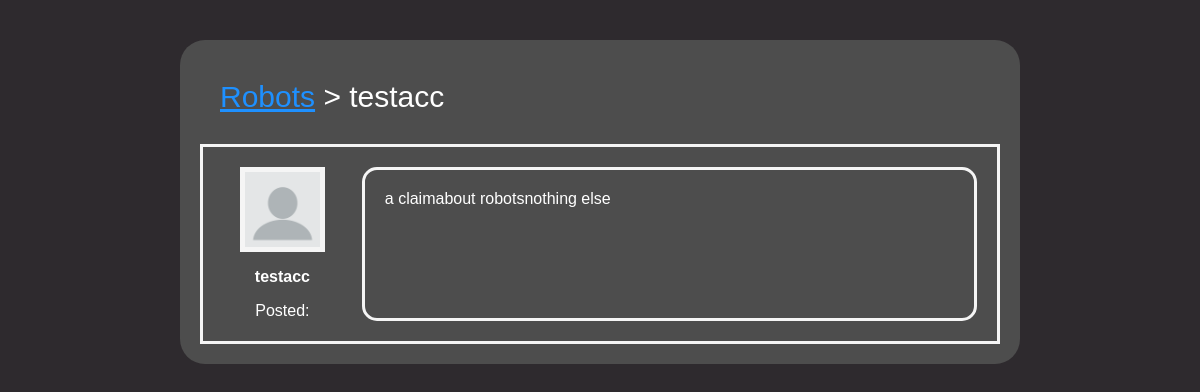
/1/1, run on the app's committed database.
### tables this page shows
CREATE TABLE topic (
    topicID INTEGER NOT NULL PRIMARY KEY AUTOINCREMENT,
    topicName TEXT NOT NULL,
    postingUser INTEGER REFERENCES user(userID) ON DELETE SET NULL ON UPDATE CASCADE,
    creationTime INTEGER NOT NULL,
    updateTime INTEGER NOT NULL
);

CREATE TABLE user (
    userID INTEGER NOT NULL PRIMARY KEY AUTOINCREMENT,
    userName TEXT NOT NULL,
    passwordHash BLOB NOT NULL,
    isAdmin BOOLEAN NOT NULL,
    creationTime INTEGER NOT NULL,
    lastVisit INTEGER NOT NULL
);

CREATE TABLE claim (
    claimID INTEGER NOT NULL PRIMARY KEY AUTOINCREMENT,
    topic INTEGER NOT NULL REFERENCES topic(topicID) ON DELETE CASCADE ON UPDATE CASCADE,
    postingUser INTEGER REFERENCES user(userID) ON DELETE SET NULL ON UPDATE CASCADE,
    creationTime INTEGER NOT NULL,
    updateTime INTEGER NOT NULL,
    text TEXT NOT NULL
);

### server.py (the view)
@app.route('/<topicId>/<claimId>', methods=["GET"])
def displayClaim(topicId, claimId):
    if not isTopicIdValid(topicId):
        return NotFoundMessage("Topic")
    if not isClaimIdValid(claimId):
        return NotFoundMessage("Claim")
    if not isTopicRelatedToClaim(topicId, claimId):
        return NotFoundMessage("Claim is not related to that topic")
    db = sqlite3.connect(PATH)
    cursor = db.cursor()
    claim = cursor.execute(
        "select postingUser, text from claim where claimID=?", (claimId,))
    for row in claim:
        userId = row[0]
        claimText = row[1]
    username = getUsername(userId)
    topicName = getTopicName(topicId)
    db.close()
    return render_template("Claim.html", topicName=topicName, username=username, claimText=claimText)

### server.py (called while the page is built)
def getUsername(id):
    db = sqlite3.connect(PATH)
    cursor = db.cursor()
    user = cursor.execute(
        "select userName from user where userID=?", (id,))
    for row in user:
        username = row[0]
    db.close()
    return username

def isTopicIdValid(Id):
    db = sqlite3.connect(PATH)
    cursor = db.cursor()
    topic = cursor.execute("select * from topic where topicID=?", (Id,))
    for row in topic:
        db.close()
        return True
    db.close()
    return False

def getTopicName(Id):
    db = sqlite3.connect(PATH)
    cursor = db.cursor()
    topic = cursor.execute(
        "select topicName from topic where topicID=?", (Id,))
    for row in topic:
        db.close()
        return row[0]
    db.close()
    return "NULL"

def isClaimIdValid(Id):
    db = sqlite3.connect(PATH)
    cursor = db.cursor()
    claim = cursor.execute("select * from claim where claimID=?", (Id,))
    for row in claim:
        db.close()
        return True
    db.close()
    return False

def isTopicRelatedToClaim(topicId, claimId):
    db = sqlite3.connect(PATH)
    cursor = db.cursor()
    claim = cursor.execute(
        "select topic from claim where claimId=?", (claimId,))
    for row in claim:
        if int(topicId) == row[0]:
            db.close()
            return True
    db.close()
    return False

### templates/Claim.html (shortened to what this page needs)
<!DOCTYPE html>
<html>
<head>
    <link rel="stylesheet" type="text/css" href="{{ url_for('static', filename='CSS/global.css') }}">
    <link rel="stylesheet" type="text/css"
        href="https://stackpath.bootstrapcdn.com/font-awesome/4.7.0/css/font-awesome.min.css">
</head>
<body>
    <div class="forumsContainer">
        <div id="forumHierarchy"><a href="/{{ topicId }}">{{ topicName }}</a> > {{ username }}
        </div>
        <div class="grid-container">
            <div class="userInfo">
                <img class="userProfile" src="{{ url_for('static', filename='Resources/Images/default_user.png') }}">
                <p><b>{{ username }}</b></p>
                <p>Posted: </p>
            </div>
            <div style="border-radius: 15px; width: auto;" class="claimTextContainer">
                <p class="claimText">{{ claimText }}</p>
            </div>
        </div>
    </div>
</body>
</html>

### static/CSS/global.css (style rules this page uses)
#forumHierarchy { color: white; margin: 20px; margin-bottom: 30px; font-size: 30px; }
body { font-family: Helvetica, sans-serif; background-color: #2E2A2E; margin: 0; padding: 0; }
h1, h2, h3, h4, h5, h6, p { color: white; }
a { color: dodgerblue; }
.forumsContainer { background-color: #4d4d4d; padding: 20px; border-radius: 25px; margin-top: 40px; margin-left: 15%; margin-right: 15%; }

### templates/Claim.html (style rules this page uses)
.userProfile { vertical-align: top; margin-top: 15px; border: 5px solid whitesmoke; max-width: 75px; max-height: 75px; width: auto; height: auto; }
.userInfo { color: white; text-align: center; margin: 5px; }
.claimTextContainer { border: 3px solid whitesmoke; vertical-align: top; margin-top: 20px; margin-right: 20px; margin-bottom: 20px; padding: 20px; width: 30%; }
.claimText { color: white; vertical-align: middle; font-size: 16px; margin: auto; white-space: pre-wrap; overflow-wrap: break-word; }
.grid-container { border: 3px solid whitesmoke; display: grid; grid-template-columns: 20% 80%; }

### data on the page
topic: topicName "Robots"
user: userName "testacc"
claim: text "a claimabout robotsnothing else"
